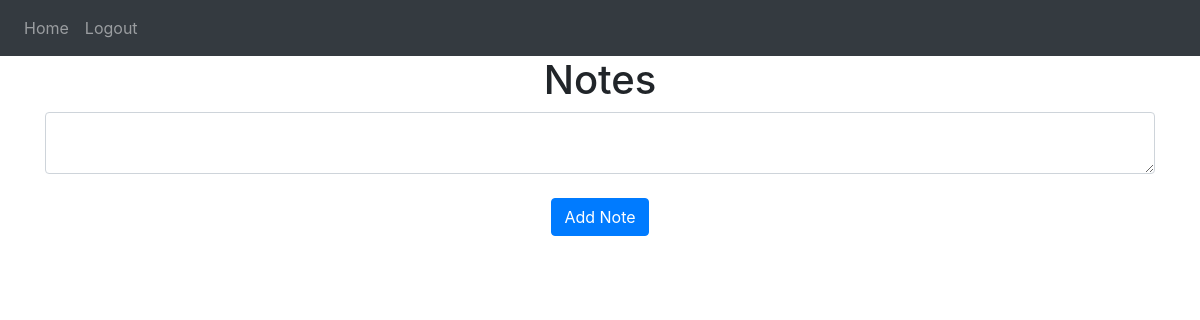
Page / (signed in) on the earlier database version.
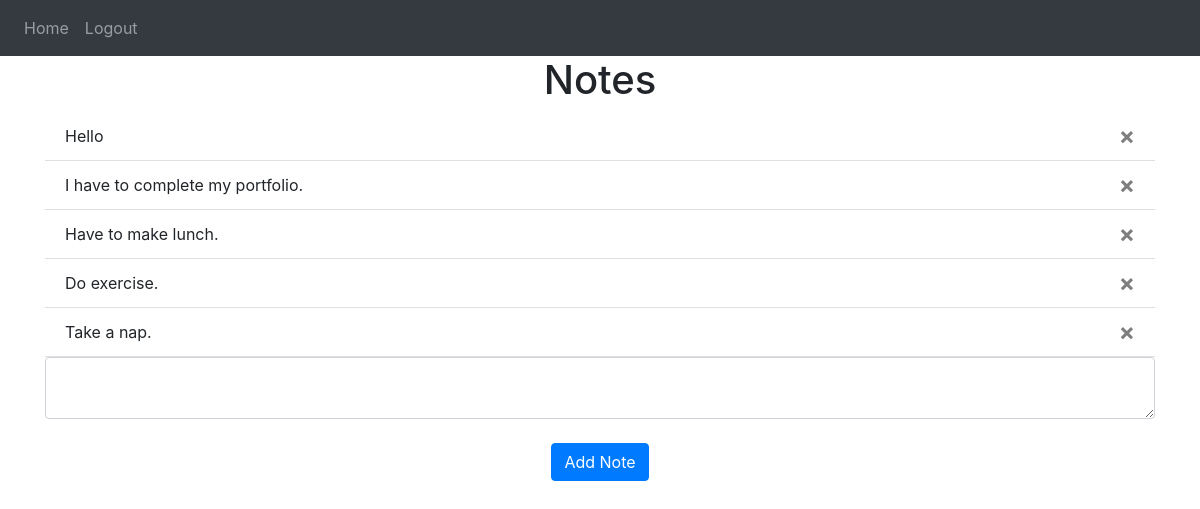
Same page on the later database version.
### website/models.py (models this page shows)
class Note(db.Model):
    id = db.Column(db.Integer, primary_key=True)
    data = db.Column(db.String(10000))
    date = db.Column(db.DateTime(timezone=True), default=func.now())
    user_id = db.Column(db.Integer, db.ForeignKey('user.id'))

### website/views.py (the view, shortened to what this page needs)
@views.route('/', methods=['GET', 'POST'])
@login_required
def home():
    return render_template("home.html", user=current_user)

### website/__init__.py (called while the page is built)
def create_app():
    app = Flask(__name__)
    app.config['SECRET_KEY'] = 'hjshjhdjah kjshkjdhjs'
    app.config['SQLALCHEMY_DATABASE_URI'] = f'sqlite:///{DB_NAME}'
    db.init_app(app)
    from .views import views
    from .auth import auth
    app.register_blueprint(views, url_prefix='/')
    app.register_blueprint(auth, url_prefix='/')
    from .models import User, Note
    with app.app_context():
        db.create_all()
    login_manager = LoginManager()
    login_manager.login_view = 'auth.login'
    login_manager.init_app(app)
    @login_manager.user_loader
    def load_user(id):
        return User.query.get(int(id))
    return app

### website/templates/home.html
{% extends "base.html" %} {% block title %}Home{% endblock %} {% block content
  %}
  <h1 align="center">Notes</h1>
  <ul class="list-group list-group-flush" id="notes">
    {% for note in user.notes %}
    <li class="list-group-item">
      {{ note.data }}
      <button type="button" class="close" onClick="deleteNote({{ note.id }})">
        <span aria-hidden="true">&times;</span>
      </button>
    </li>
    {% endfor %}
  </ul>
  <form method="POST">
    <textarea name="note" id="note" class="form-control"></textarea>
    <br />
    <div align="center">
      <button type="submit" class="btn btn-primary">Add Note</button>
    </div>
  </form>
  {% endblock %}

### website/templates/base.html (shortened to what this page needs)
<!DOCTYPE html>
<html>
  <head>
    <link
      rel="stylesheet"
      href="https://stackpath.bootstrapcdn.com/bootstrap/4.4.1/css/bootstrap.min.css"
    />
    <link
      rel="stylesheet"
      href="https://stackpath.bootstrapcdn.com/font-awesome/4.7.0/css/font-awesome.min.css"
    />
  </head>
  <body>
    <nav class="navbar navbar-expand-lg navbar-dark bg-dark">
      <div class="collapse navbar-collapse" id="navbar">
        <div class="navbar-nav">
          {% if user.is_authenticated %}
          <a class="nav-item nav-link" id="home" href="/">Home</a>
          <a class="nav-item nav-link" id="logout" href="/logout">Logout</a>
          {% else %}
          <a class="nav-item nav-link" id="login" href="/login">Login</a>
          <a class="nav-item nav-link" id="signUp" href="/sign-up">Sign Up</a>
          {% endif %}
        </div>
      </div>
    </nav>
    <div class="container">{% block content %} {% endblock %}</div>
  </body>
</html>

Differences in the rows shown:
added Note: data "Hello"
added Note: data "I have to complete my portfolio."
added Note: data "Have to make lunch."
added Note: data "Do exercise."
added Note: data "Take a nap."
